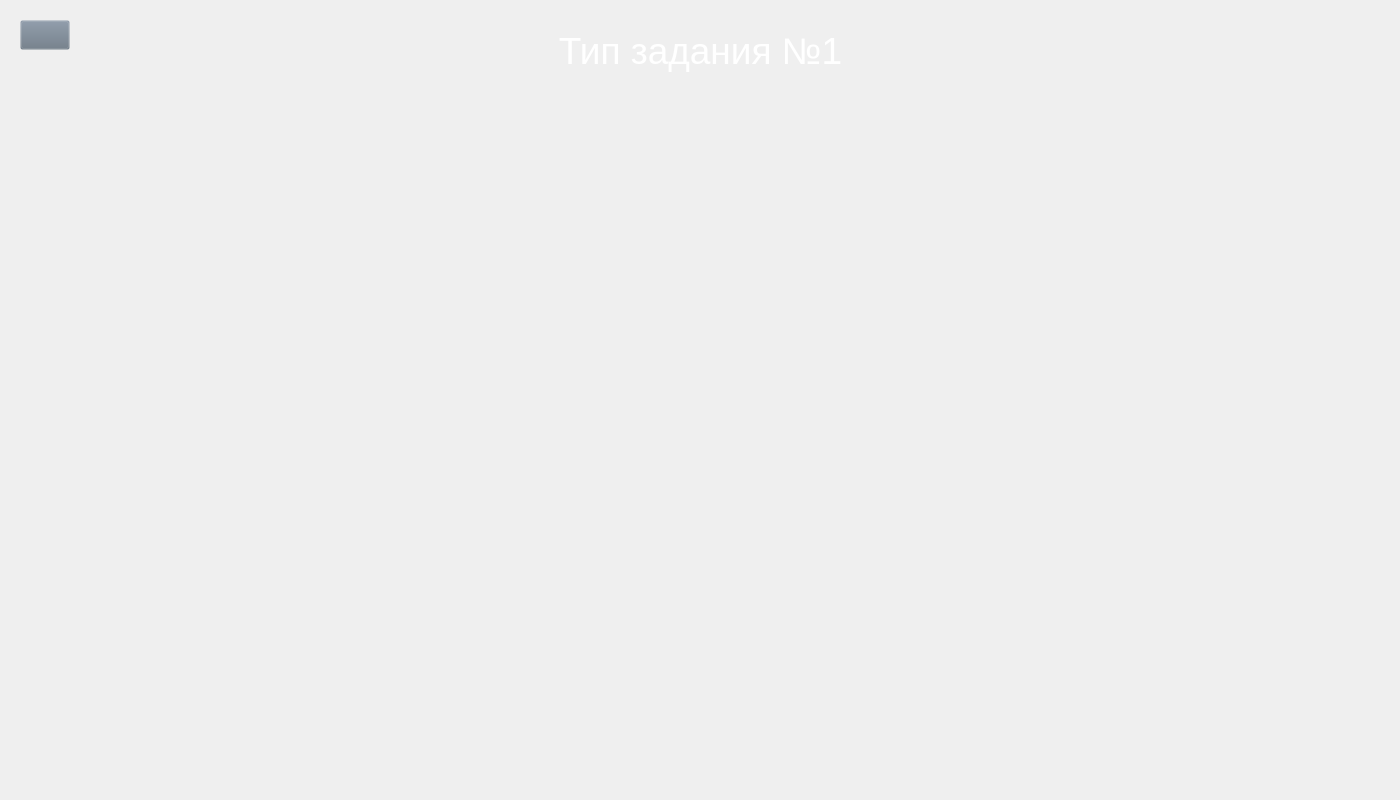
<?xml version="1.0" encoding="UTF-8"?>
<ui version="4.0">
 <class>Form</class>
 <widget class="QWidget" name="Form">
  <property name="geometry">
   <rect>
    <x>0</x>
    <y>0</y>
    <width>1400</width>
    <height>800</height>
   </rect>
  </property>
  <property name="windowTitle">
   <string>Form</string>
  </property>
  <property name="whatsThis">
   <string>&lt;html&gt;&lt;head/&gt;&lt;body&gt;&lt;p&gt;QPushButton#back{&lt;/p&gt;&lt;p&gt;	background-color: rgba(105, 118, 132, 0);&lt;/p&gt;&lt;p&gt;}&lt;/p&gt;&lt;p&gt;QPushButton#back:pressed{&lt;/p&gt;&lt;p&gt;	padding-left: 2px;&lt;/p&gt;&lt;p&gt;	padding-top: 2px;&lt;/p&gt;&lt;p&gt;}&lt;/p&gt;&lt;/body&gt;&lt;/html&gt;</string>
  </property>
  <property name="styleSheet">
   <string notr="true">QPushButton#back{
	background-color: rgba(105, 118, 132, 0);
}
QPushButton#back:pressed{
	padding-left: 2px;
	padding-top: 2px;
}
QScrollArea{
	background-color: rgba(105, 118, 132, 0);
}

QScrollBar
{
background : rgba(0, 0, 0, 0);
}</string>
  </property>
  <widget class="QLabel" name="exNumber">
   <property name="geometry">
    <rect>
     <x>0</x>
     <y>20</y>
     <width>1401</width>
     <height>61</height>
    </rect>
   </property>
   <property name="font">
    <font>
     <pointsize>28</pointsize>
    </font>
   </property>
   <property name="styleSheet">
    <string notr="true">color:rgb(255,255,255)</string>
   </property>
   <property name="text">
    <string>Тип задания №1</string>
   </property>
   <property name="alignment">
    <set>Qt::AlignCenter</set>
   </property>
  </widget>
  <widget class="QPushButton" name="back">
   <property name="geometry">
    <rect>
     <x>20</x>
     <y>20</y>
     <width>50</width>
     <height>30</height>
    </rect>
   </property>
   <property name="text">
    <string/>
   </property>
   <property name="icon">
    <iconset>
     <normaloff>../Images/right-arrows.png</normaloff>../Images/right-arrows.png</iconset>
   </property>
   <property name="iconSize">
    <size>
     <width>30</width>
     <height>30</height>
    </size>
   </property>
  </widget>
  <widget class="QScrollArea" name="scrollArea">
   <property name="geometry">
    <rect>
     <x>50</x>
     <y>119</y>
     <width>1300</width>
     <height>611</height>
    </rect>
   </property>
   <property name="styleSheet">
    <string notr="true">background-color:rgba(0, 0, 0, 0 );
color:rgba(0, 0, 0, 0);
border: 0px;</string>
   </property>
   <property name="lineWidth">
    <number>0</number>
   </property>
   <property name="verticalScrollBarPolicy">
    <enum>Qt::ScrollBarAsNeeded</enum>
   </property>
   <property name="widgetResizable">
    <bool>true</bool>
   </property>
   <widget class="QWidget" name="scrollAreaWidgetContents">
    <property name="geometry">
     <rect>
      <x>0</x>
      <y>0</y>
      <width>1300</width>
      <height>611</height>
     </rect>
    </property>
    <layout class="QVBoxLayout" name="verticalLayout">
     <property name="spacing">
      <number>0</number>
     </property>
     <property name="leftMargin">
      <number>0</number>
     </property>
     <property name="topMargin">
      <number>0</number>
     </property>
     <property name="rightMargin">
      <number>0</number>
     </property>
     <property name="bottomMargin">
      <number>0</number>
     </property>
     <item>
      <widget class="QLabel" name="label">
       <property name="text">
        <string/>
       </property>
       <property name="scaledContents">
        <bool>false</bool>
       </property>
       <property name="alignment">
        <set>Qt::AlignLeading|Qt::AlignLeft|Qt::AlignTop</set>
       </property>
      </widget>
     </item>
    </layout>
   </widget>
  </widget>
 </widget>
 <resources/>
 <connections/>
</ui>
